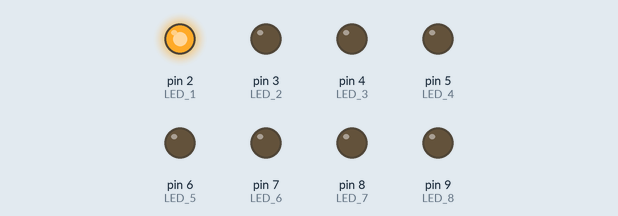
Simulated run of this sketch. Board: Arduino Uno, built with avr-gcc and run on an emulated ATmega328P. Parts: output pins drawn as LEDs (lit = HIGH).

Above: at 0.2 s.
At 1.2 s:
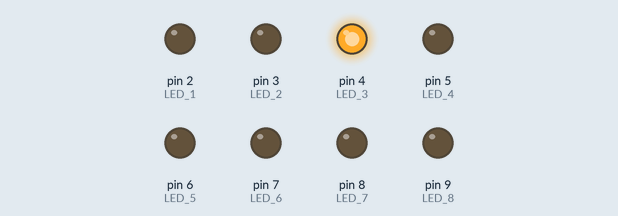
At 1.7 s:
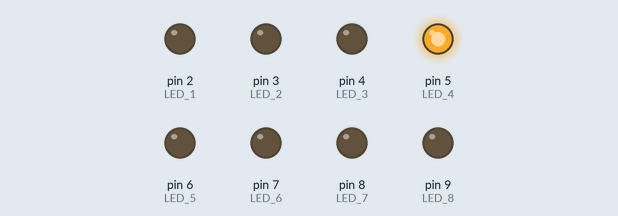
At 2.2 s:
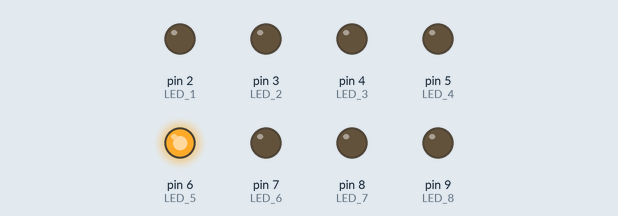
At 3.2 s:
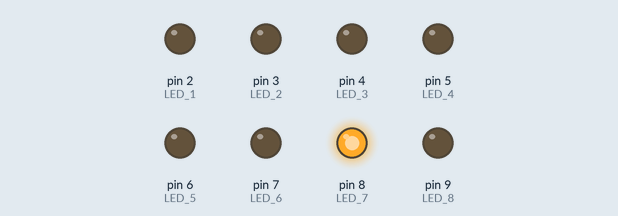
At 4.7 s:
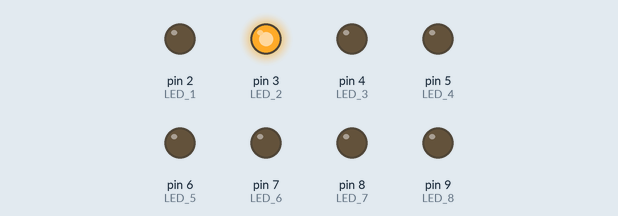
Timing chart, 0 to 5.2 s (numbered marks = the images above):
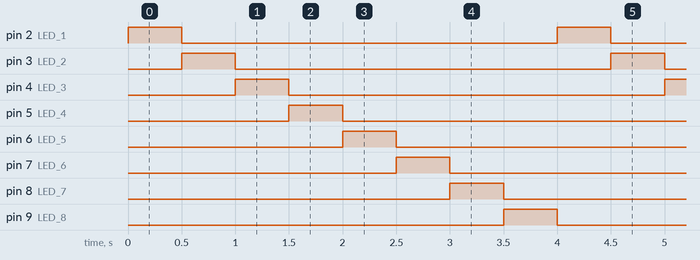

The sketch:

Job07.ino
```cpp
void setup() {
  pinMode(2, OUTPUT); // LED 1
  pinMode(3, OUTPUT); // LED 2
  pinMode(4, OUTPUT); // LED 3
  pinMode(5, OUTPUT); // LED 4
  pinMode(6, OUTPUT); // LED 5
  pinMode(7, OUTPUT); // LED 6
  pinMode(8, OUTPUT); // LED 7
  pinMode(9, OUTPUT); // LED 8
}

void loop() {
  digitalWrite(2, HIGH); // LED 1 ON
  delay(500);

  digitalWrite(2, LOW);  // LED 1 OFF
  digitalWrite(3, HIGH); // LED 2 ON
  delay(500);

  digitalWrite(3, LOW); // LED 2 OFF
  digitalWrite(4, HIGH); // LED 3 ON
  delay(500);

  digitalWrite(4, LOW); // LED 3 OFF
  digitalWrite(5, HIGH); // LED 4 ON
  delay(500);

  digitalWrite(5, LOW); // LED 4 OFF
  digitalWrite(6, HIGH); // LED 5 ON
  delay(500);

  digitalWrite(6, LOW); // LED 5 OFF
  digitalWrite(7, HIGH); // LED 6 ON
  delay(500);

  digitalWrite(7, LOW); // LED 6 OFF
  digitalWrite(8, HIGH); // LED 7 ON
  delay(500);

  digitalWrite(8, LOW); // LED 7 OFF
  digitalWrite(9, HIGH); // LED 8 ON
  delay(500);

  digitalWrite(9, LOW); // LED 8 OFF
}
```

Measured:
- by itself, pin 2 (LED_1), pin 3 (LED_2), pin 4 (LED_3), pin 5 (LED_4), pin 6 (LED_5), pin 7 (LED_6), pin 8 (LED_7), pin 9 (LED_8): alternates HIGH for 0.50 s and LOW for 3.5 s
- by itself, everything shown: repeats every 4.0 s, in 9 steps
